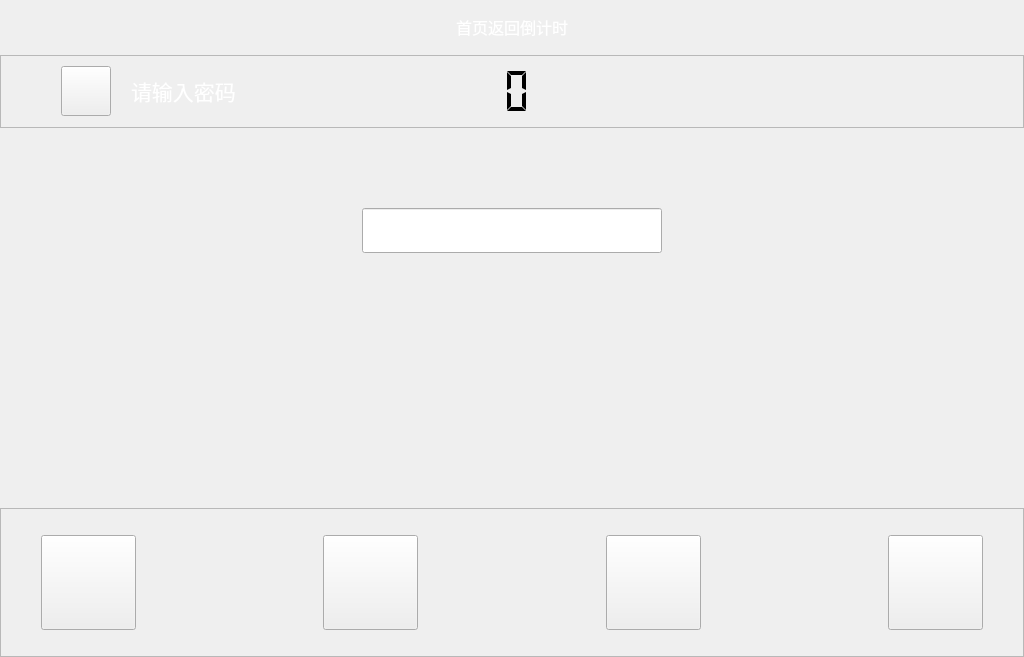
<?xml version="1.0" encoding="UTF-8"?>
<ui version="4.0">
 <class>inputpassword</class>
 <widget class="QWidget" name="inputpassword">
  <property name="geometry">
   <rect>
    <x>0</x>
    <y>0</y>
    <width>1024</width>
    <height>657</height>
   </rect>
  </property>
  <property name="windowTitle">
   <string>Form</string>
  </property>
  <layout class="QVBoxLayout" name="verticalLayout">
   <property name="spacing">
    <number>0</number>
   </property>
   <property name="leftMargin">
    <number>0</number>
   </property>
   <property name="topMargin">
    <number>0</number>
   </property>
   <property name="rightMargin">
    <number>0</number>
   </property>
   <property name="bottomMargin">
    <number>0</number>
   </property>
   <item>
    <layout class="QHBoxLayout" name="horizontalLayout_22">
     <item>
      <spacer name="horizontalSpacer_18">
       <property name="orientation">
        <enum>Qt::Horizontal</enum>
       </property>
       <property name="sizeHint" stdset="0">
        <size>
         <width>40</width>
         <height>20</height>
        </size>
       </property>
      </spacer>
     </item>
     <item>
      <spacer name="verticalSpacer_9">
       <property name="orientation">
        <enum>Qt::Vertical</enum>
       </property>
       <property name="sizeType">
        <enum>QSizePolicy::Fixed</enum>
       </property>
       <property name="sizeHint" stdset="0">
        <size>
         <width>20</width>
         <height>55</height>
        </size>
       </property>
      </spacer>
     </item>
     <item>
      <widget class="QLabel" name="label">
       <property name="font">
        <font>
         <family>微软雅黑</family>
         <pointsize>12</pointsize>
        </font>
       </property>
       <property name="text">
        <string>&lt;html&gt;&lt;head/&gt;&lt;body&gt;&lt;p&gt;&lt;span style=&quot; color:#ffffff;&quot;&gt;首页返回倒计时&lt;/span&gt;&lt;/p&gt;&lt;/body&gt;&lt;/html&gt;</string>
       </property>
      </widget>
     </item>
     <item>
      <spacer name="verticalSpacer_3">
       <property name="orientation">
        <enum>Qt::Vertical</enum>
       </property>
       <property name="sizeType">
        <enum>QSizePolicy::Fixed</enum>
       </property>
       <property name="sizeHint" stdset="0">
        <size>
         <width>20</width>
         <height>55</height>
        </size>
       </property>
      </spacer>
     </item>
     <item>
      <spacer name="horizontalSpacer_17">
       <property name="orientation">
        <enum>Qt::Horizontal</enum>
       </property>
       <property name="sizeType">
        <enum>QSizePolicy::Expanding</enum>
       </property>
       <property name="sizeHint" stdset="0">
        <size>
         <width>15</width>
         <height>20</height>
        </size>
       </property>
      </spacer>
     </item>
    </layout>
   </item>
   <item>
    <widget class="QFrame" name="frame_4">
     <property name="sizePolicy">
      <sizepolicy hsizetype="Preferred" vsizetype="Fixed">
       <horstretch>0</horstretch>
       <verstretch>0</verstretch>
      </sizepolicy>
     </property>
     <property name="frameShape">
      <enum>QFrame::StyledPanel</enum>
     </property>
     <property name="frameShadow">
      <enum>QFrame::Raised</enum>
     </property>
     <layout class="QHBoxLayout" name="horizontalLayout_4">
      <property name="spacing">
       <number>0</number>
      </property>
      <property name="leftMargin">
       <number>0</number>
      </property>
      <property name="topMargin">
       <number>0</number>
      </property>
      <property name="rightMargin">
       <number>0</number>
      </property>
      <property name="bottomMargin">
       <number>0</number>
      </property>
      <item>
       <spacer name="horizontalSpacer_20">
        <property name="orientation">
         <enum>Qt::Horizontal</enum>
        </property>
        <property name="sizeType">
         <enum>QSizePolicy::Fixed</enum>
        </property>
        <property name="sizeHint" stdset="0">
         <size>
          <width>60</width>
          <height>20</height>
         </size>
        </property>
       </spacer>
      </item>
      <item>
       <widget class="QPushButton" name="pushButton_backhomepage">
        <property name="sizePolicy">
         <sizepolicy hsizetype="Fixed" vsizetype="Fixed">
          <horstretch>0</horstretch>
          <verstretch>0</verstretch>
         </sizepolicy>
        </property>
        <property name="minimumSize">
         <size>
          <width>50</width>
          <height>50</height>
         </size>
        </property>
        <property name="maximumSize">
         <size>
          <width>50</width>
          <height>50</height>
         </size>
        </property>
        <property name="focusPolicy">
         <enum>Qt::NoFocus</enum>
        </property>
        <property name="styleSheet">
         <string notr="true">border-image: url(:/image/picture/qietu/返回.png);</string>
        </property>
        <property name="text">
         <string/>
        </property>
       </widget>
      </item>
      <item>
       <spacer name="horizontalSpacer_5">
        <property name="orientation">
         <enum>Qt::Horizontal</enum>
        </property>
        <property name="sizeType">
         <enum>QSizePolicy::Fixed</enum>
        </property>
        <property name="sizeHint" stdset="0">
         <size>
          <width>20</width>
          <height>20</height>
         </size>
        </property>
       </spacer>
      </item>
      <item>
       <widget class="QLabel" name="label_8">
        <property name="sizePolicy">
         <sizepolicy hsizetype="Preferred" vsizetype="Fixed">
          <horstretch>0</horstretch>
          <verstretch>0</verstretch>
         </sizepolicy>
        </property>
        <property name="minimumSize">
         <size>
          <width>0</width>
          <height>50</height>
         </size>
        </property>
        <property name="maximumSize">
         <size>
          <width>16777215</width>
          <height>50</height>
         </size>
        </property>
        <property name="font">
         <font>
          <family>微软雅黑</family>
          <pointsize>16</pointsize>
         </font>
        </property>
        <property name="text">
         <string>&lt;html&gt;&lt;head/&gt;&lt;body&gt;&lt;p&gt;&lt;span style=&quot; color:#ffffff;&quot;&gt;请输入密码&lt;/span&gt;&lt;/p&gt;&lt;/body&gt;&lt;/html&gt;</string>
        </property>
       </widget>
      </item>
      <item>
       <spacer name="horizontalSpacer_2">
        <property name="orientation">
         <enum>Qt::Horizontal</enum>
        </property>
        <property name="sizeHint" stdset="0">
         <size>
          <width>249</width>
          <height>20</height>
         </size>
        </property>
       </spacer>
      </item>
      <item>
       <widget class="QLCDNumber" name="lcdNumber">
        <property name="sizePolicy">
         <sizepolicy hsizetype="Fixed" vsizetype="Fixed">
          <horstretch>0</horstretch>
          <verstretch>0</verstretch>
         </sizepolicy>
        </property>
        <property name="minimumSize">
         <size>
          <width>120</width>
          <height>50</height>
         </size>
        </property>
        <property name="maximumSize">
         <size>
          <width>120</width>
          <height>50</height>
         </size>
        </property>
        <property name="font">
         <font>
          <family>微软雅黑</family>
          <pointsize>5</pointsize>
         </font>
        </property>
        <property name="layoutDirection">
         <enum>Qt::LeftToRight</enum>
        </property>
        <property name="autoFillBackground">
         <bool>false</bool>
        </property>
        <property name="inputMethodHints">
         <set>Qt::ImhNone</set>
        </property>
        <property name="frameShape">
         <enum>QFrame::NoFrame</enum>
        </property>
        <property name="frameShadow">
         <enum>QFrame::Plain</enum>
        </property>
        <property name="lineWidth">
         <number>1</number>
        </property>
        <property name="midLineWidth">
         <number>0</number>
        </property>
        <property name="smallDecimalPoint">
         <bool>true</bool>
        </property>
        <property name="digitCount">
         <number>2</number>
        </property>
        <property name="segmentStyle">
         <enum>QLCDNumber::Flat</enum>
        </property>
       </widget>
      </item>
      <item>
       <spacer name="verticalSpacer_2">
        <property name="orientation">
         <enum>Qt::Vertical</enum>
        </property>
        <property name="sizeType">
         <enum>QSizePolicy::Fixed</enum>
        </property>
        <property name="sizeHint" stdset="0">
         <size>
          <width>20</width>
          <height>71</height>
         </size>
        </property>
       </spacer>
      </item>
      <item>
       <spacer name="horizontalSpacer_16">
        <property name="orientation">
         <enum>Qt::Horizontal</enum>
        </property>
        <property name="sizeHint" stdset="0">
         <size>
          <width>249</width>
          <height>20</height>
         </size>
        </property>
       </spacer>
      </item>
      <item>
       <widget class="QLabel" name="label_20">
        <property name="sizePolicy">
         <sizepolicy hsizetype="Fixed" vsizetype="Fixed">
          <horstretch>0</horstretch>
          <verstretch>0</verstretch>
         </sizepolicy>
        </property>
        <property name="minimumSize">
         <size>
          <width>168</width>
          <height>69</height>
         </size>
        </property>
        <property name="maximumSize">
         <size>
          <width>168</width>
          <height>69</height>
         </size>
        </property>
        <property name="styleSheet">
         <string notr="true">border-image: url(:/image/picture/qietu/95598.png);</string>
        </property>
        <property name="text">
         <string/>
        </property>
       </widget>
      </item>
      <item>
       <spacer name="horizontalSpacer_3">
        <property name="orientation">
         <enum>Qt::Horizontal</enum>
        </property>
        <property name="sizeType">
         <enum>QSizePolicy::Fixed</enum>
        </property>
        <property name="sizeHint" stdset="0">
         <size>
          <width>60</width>
          <height>20</height>
         </size>
        </property>
       </spacer>
      </item>
     </layout>
    </widget>
   </item>
   <item>
    <spacer name="verticalSpacer">
     <property name="orientation">
      <enum>Qt::Vertical</enum>
     </property>
     <property name="sizeHint" stdset="0">
      <size>
       <width>20</width>
       <height>40</height>
      </size>
     </property>
    </spacer>
   </item>
   <item>
    <layout class="QHBoxLayout" name="horizontalLayout">
     <item>
      <spacer name="horizontalSpacer">
       <property name="orientation">
        <enum>Qt::Horizontal</enum>
       </property>
       <property name="sizeHint" stdset="0">
        <size>
         <width>40</width>
         <height>20</height>
        </size>
       </property>
      </spacer>
     </item>
     <item>
      <widget class="QLineEdit" name="lineEdit">
       <property name="sizePolicy">
        <sizepolicy hsizetype="Fixed" vsizetype="Fixed">
         <horstretch>0</horstretch>
         <verstretch>0</verstretch>
        </sizepolicy>
       </property>
       <property name="minimumSize">
        <size>
         <width>300</width>
         <height>45</height>
        </size>
       </property>
       <property name="maximumSize">
        <size>
         <width>300</width>
         <height>45</height>
        </size>
       </property>
       <property name="alignment">
        <set>Qt::AlignCenter</set>
       </property>
      </widget>
     </item>
     <item>
      <spacer name="horizontalSpacer_4">
       <property name="orientation">
        <enum>Qt::Horizontal</enum>
       </property>
       <property name="sizeHint" stdset="0">
        <size>
         <width>40</width>
         <height>20</height>
        </size>
       </property>
      </spacer>
     </item>
    </layout>
   </item>
   <item>
    <spacer name="verticalSpacer_5">
     <property name="orientation">
      <enum>Qt::Vertical</enum>
     </property>
     <property name="sizeType">
      <enum>QSizePolicy::Fixed</enum>
     </property>
     <property name="sizeHint" stdset="0">
      <size>
       <width>20</width>
       <height>25</height>
      </size>
     </property>
    </spacer>
   </item>
   <item>
    <layout class="QHBoxLayout" name="horizontalLayout_2">
     <item>
      <spacer name="horizontalSpacer_6">
       <property name="orientation">
        <enum>Qt::Horizontal</enum>
       </property>
       <property name="sizeHint" stdset="0">
        <size>
         <width>40</width>
         <height>20</height>
        </size>
       </property>
      </spacer>
     </item>
     <item>
      <widget class="QLabel" name="label_6">
       <property name="sizePolicy">
        <sizepolicy hsizetype="Fixed" vsizetype="Fixed">
         <horstretch>0</horstretch>
         <verstretch>0</verstretch>
        </sizepolicy>
       </property>
       <property name="minimumSize">
        <size>
         <width>150</width>
         <height>150</height>
        </size>
       </property>
       <property name="maximumSize">
        <size>
         <width>150</width>
         <height>150</height>
        </size>
       </property>
       <property name="styleSheet">
        <string notr="true">border-image: url(:/image/picture/qietu/inputpassword.png);</string>
       </property>
       <property name="text">
        <string/>
       </property>
      </widget>
     </item>
     <item>
      <spacer name="horizontalSpacer_7">
       <property name="orientation">
        <enum>Qt::Horizontal</enum>
       </property>
       <property name="sizeHint" stdset="0">
        <size>
         <width>40</width>
         <height>20</height>
        </size>
       </property>
      </spacer>
     </item>
    </layout>
   </item>
   <item>
    <spacer name="verticalSpacer_4">
     <property name="orientation">
      <enum>Qt::Vertical</enum>
     </property>
     <property name="sizeHint" stdset="0">
      <size>
       <width>20</width>
       <height>40</height>
      </size>
     </property>
    </spacer>
   </item>
   <item>
    <widget class="QFrame" name="frame_5">
     <property name="sizePolicy">
      <sizepolicy hsizetype="Preferred" vsizetype="Fixed">
       <horstretch>0</horstretch>
       <verstretch>0</verstretch>
      </sizepolicy>
     </property>
     <property name="minimumSize">
      <size>
       <width>0</width>
       <height>149</height>
      </size>
     </property>
     <property name="maximumSize">
      <size>
       <width>16777215</width>
       <height>149</height>
      </size>
     </property>
     <property name="frameShape">
      <enum>QFrame::StyledPanel</enum>
     </property>
     <property name="frameShadow">
      <enum>QFrame::Raised</enum>
     </property>
     <layout class="QGridLayout" name="gridLayout_4">
      <property name="leftMargin">
       <number>0</number>
      </property>
      <property name="topMargin">
       <number>0</number>
      </property>
      <property name="rightMargin">
       <number>0</number>
      </property>
      <property name="bottomMargin">
       <number>0</number>
      </property>
      <property name="spacing">
       <number>0</number>
      </property>
      <item row="0" column="3">
       <widget class="QPushButton" name="pushButton_purchase">
        <property name="sizePolicy">
         <sizepolicy hsizetype="Fixed" vsizetype="Fixed">
          <horstretch>0</horstretch>
          <verstretch>0</verstretch>
         </sizepolicy>
        </property>
        <property name="minimumSize">
         <size>
          <width>95</width>
          <height>95</height>
         </size>
        </property>
        <property name="maximumSize">
         <size>
          <width>95</width>
          <height>95</height>
         </size>
        </property>
        <property name="focusPolicy">
         <enum>Qt::NoFocus</enum>
        </property>
        <property name="text">
         <string/>
        </property>
       </widget>
      </item>
      <item row="0" column="7">
       <widget class="QPushButton" name="pushButton_public">
        <property name="sizePolicy">
         <sizepolicy hsizetype="Fixed" vsizetype="Fixed">
          <horstretch>0</horstretch>
          <verstretch>0</verstretch>
         </sizepolicy>
        </property>
        <property name="minimumSize">
         <size>
          <width>95</width>
          <height>95</height>
         </size>
        </property>
        <property name="maximumSize">
         <size>
          <width>95</width>
          <height>95</height>
         </size>
        </property>
        <property name="focusPolicy">
         <enum>Qt::NoFocus</enum>
        </property>
        <property name="text">
         <string/>
        </property>
       </widget>
      </item>
      <item row="0" column="2">
       <spacer name="horizontalSpacer_13">
        <property name="orientation">
         <enum>Qt::Horizontal</enum>
        </property>
        <property name="sizeHint" stdset="0">
         <size>
          <width>40</width>
          <height>20</height>
         </size>
        </property>
       </spacer>
      </item>
      <item row="0" column="8">
       <spacer name="horizontalSpacer_11">
        <property name="orientation">
         <enum>Qt::Horizontal</enum>
        </property>
        <property name="sizeType">
         <enum>QSizePolicy::Preferred</enum>
        </property>
        <property name="sizeHint" stdset="0">
         <size>
          <width>40</width>
          <height>20</height>
         </size>
        </property>
       </spacer>
      </item>
      <item row="0" column="1">
       <widget class="QPushButton" name="pushButton_home">
        <property name="sizePolicy">
         <sizepolicy hsizetype="Fixed" vsizetype="Fixed">
          <horstretch>0</horstretch>
          <verstretch>0</verstretch>
         </sizepolicy>
        </property>
        <property name="minimumSize">
         <size>
          <width>95</width>
          <height>95</height>
         </size>
        </property>
        <property name="maximumSize">
         <size>
          <width>95</width>
          <height>95</height>
         </size>
        </property>
        <property name="focusPolicy">
         <enum>Qt::NoFocus</enum>
        </property>
        <property name="styleSheet">
         <string notr="true"/>
        </property>
        <property name="text">
         <string/>
        </property>
       </widget>
      </item>
      <item row="0" column="0">
       <spacer name="horizontalSpacer_10">
        <property name="orientation">
         <enum>Qt::Horizontal</enum>
        </property>
        <property name="sizeType">
         <enum>QSizePolicy::Preferred</enum>
        </property>
        <property name="sizeHint" stdset="0">
         <size>
          <width>40</width>
          <height>20</height>
         </size>
        </property>
       </spacer>
      </item>
      <item row="0" column="4">
       <spacer name="horizontalSpacer_12">
        <property name="orientation">
         <enum>Qt::Horizontal</enum>
        </property>
        <property name="sizeHint" stdset="0">
         <size>
          <width>40</width>
          <height>20</height>
         </size>
        </property>
       </spacer>
      </item>
      <item row="0" column="6">
       <spacer name="horizontalSpacer_14">
        <property name="orientation">
         <enum>Qt::Horizontal</enum>
        </property>
        <property name="sizeHint" stdset="0">
         <size>
          <width>40</width>
          <height>20</height>
         </size>
        </property>
       </spacer>
      </item>
      <item row="0" column="5">
       <widget class="QPushButton" name="pushButton_search">
        <property name="sizePolicy">
         <sizepolicy hsizetype="Fixed" vsizetype="Fixed">
          <horstretch>0</horstretch>
          <verstretch>0</verstretch>
         </sizepolicy>
        </property>
        <property name="minimumSize">
         <size>
          <width>95</width>
          <height>95</height>
         </size>
        </property>
        <property name="maximumSize">
         <size>
          <width>95</width>
          <height>95</height>
         </size>
        </property>
        <property name="focusPolicy">
         <enum>Qt::NoFocus</enum>
        </property>
        <property name="text">
         <string/>
        </property>
       </widget>
      </item>
     </layout>
    </widget>
   </item>
  </layout>
 </widget>
 <resources/>
 <connections/>
</ui>
